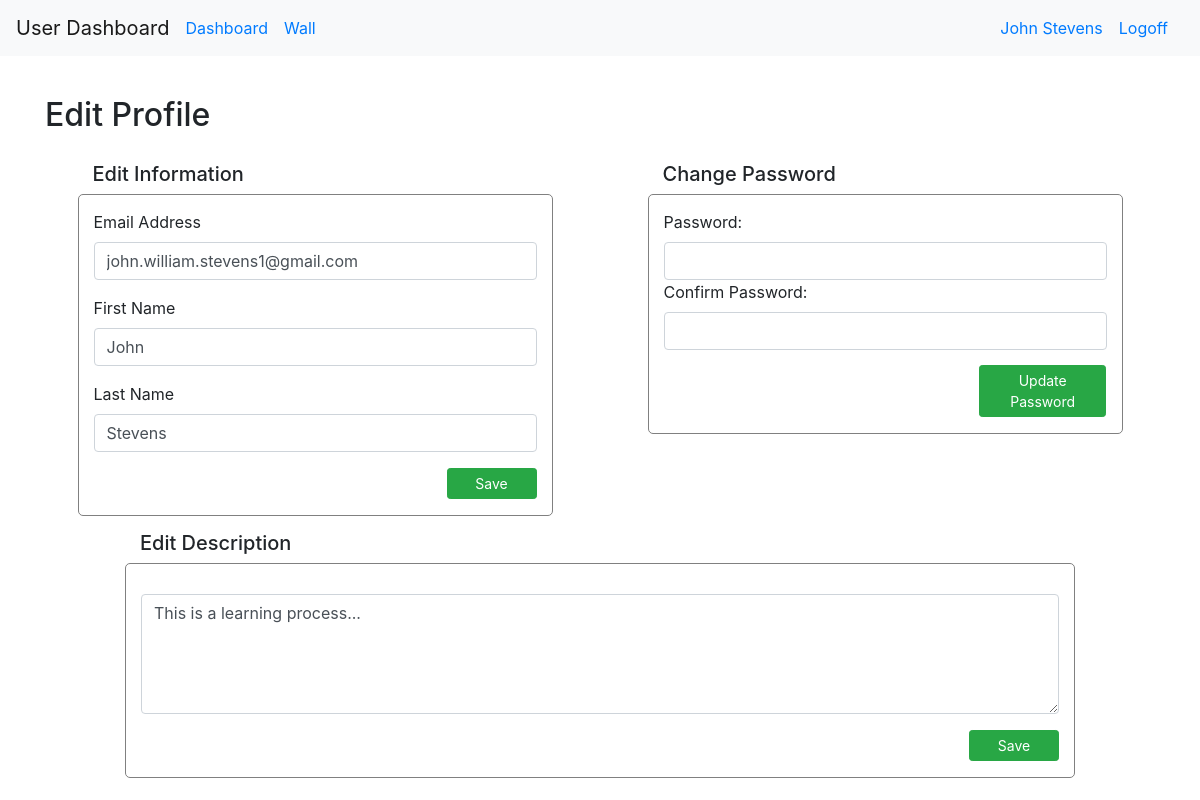
The page /dashboard/profile (signed in) on the database its author committed.
### login_and_registration_app/models.py (models this page shows)
class User(models.Model):
    first_name = models.CharField(max_length=255)
    last_name = models.CharField(max_length=255)
    email = models.CharField(max_length=255)
    level = models.IntegerField(default=1)
    description = models.TextField(null=True)
    password = models.CharField(max_length=45)
    created_at = models.DateTimeField(auto_now_add=True)
    updated_at = models.DateTimeField(auto_now=True)
    objects = UserManager()

### dashboard_app/views.py (the view)
# urls.py: path("/profile", views.load_profile),
def load_profile(request, errors=None):
    user = logged_user(request)
    context = {
        "user": user,
        "profile": user,
        "errors": errors,
    }
    print(errors)
    return render(request, "profile.html", context)

### dashboard_app/views.py (called while the page is built)
def logged_user(request):
    return User.objects.filter(id=request.session["user_id"])[0]

### dashboard_app/templates/profile.html (shortened to what this page needs)
<!doctype html>
<html lang="en">
  <head>
    {% load static %}
    <link rel="stylesheet" type="text/css" href="{% static 'bootstrap.css' %}">
  </head>
  <body>
    <nav class="navbar navbar-expand-md navbar-light bg-light">
      <a class="navbar-brand" href="/">User Dashboard</a>
      <div class="collapse navbar-collapse" id="navbarSupportedContent">
        <a class="navbar-nav mr-sm-0 nav-link" href="/dashboard">Dashboard</a>
        <a class="navbar-nav mr-auto nav-link" href="/message_board/{{user.id}}">Wall</a>
      {% if request.session.user_id == None %}
        <a class="navbar-nav mr-sm-0 nav-link" href="/signin">Signin</a>
      {% else %}
      {% if user.level == 9%}
      <a class="navbar-nav mr-sm-0 nav-link" href="/dashboard/profile">{{user.first_name}} {{user.last_name}} (admin)</a>
      {% else %}
      <a class="navbar-nav mr-sm-0 nav-link" href="/dashboard/profile">{{user.first_name}} {{user.last_name}}</a>
      {% endif %}
      <a class="navbar-nav mr-sm-0 nav-link" href="/logoff">Logoff</a>
      {% endif %}
      </div>
    </nav>
    <div class="container">
      <div class="row top_row">
        <div class="col-6 col-md-8">
      {% if user.level != 9%}
          <h2>Edit Profile</h2>
        </div>
      {% endif %}
      </div>
      <div class="row">
        <div class="col-6">
          <div class="row">
            <div class="col-10 offset-1">
              <h5>Edit Information</h5>
            </div>
          </div>
          <div class="row">
            <div class="col-10 offset-1 content">
              <form action="/dashboard/update/{{profile.id}}" method="post">
                <div class="form-group">
                  <label>Email Address</label>
                  <input type="text" class="form-control" name="email" value={{profile.email}}>
                </div>
                <div class="form-group">
                  <label>First Name</label>
                  <input type="text" class="form-control" name="first_name" value={{profile.first_name}}>
                </div>
                <div class="form-group">
                  <label>Last Name</label>
                  <input type="text" class="form-control" name="last_name" value={{profile.last_name}}>
                </div>
                <div class="form-group text-right">
                  <button class="btn btn-success btn-sm">Save</button>
                </div>
              </form>
            </div>
          </div>
        </div>
        <div class="col-6">
          <div class="row">
            <div class="col-10 offset-1">
              <h5>Change Password</h5>
            </div>
          </div>
          <div class="row">
            <div class="col-10 offset-1 content">
              <form action="/dashboard/update/{{profile.id}}" method="post">
                <div class="from-group">
                  <label>Password:</label>
                  <input type="text" class="form-control" name="password">
                </div>
                <div class="from-group">
                  <label>Confirm Password:</label>
                  <input type="text" class="form-control" name="pw_confirm">
                </div>
                <div class="form-group row">
                  <div class="col-10 offset-2 col-sm-9 offset-sm-3 col-md-7 offset-md-5 col-lg-5 offset-lg-7 col-xl-4 offset-xl-8 text-right">
                    <button class="btn btn-success btn-sm btn-block" id="update_button">Update Password</button>
                  </div>
                </div>
              </form>
            </div>
          </div>
        </div>
      </div>
      {% if profile.id == user.id %}
      <div class="row bottom_row">
        <div class="col-12">
          <div class="row">
            <div class="col-10 offset-1">
              <h5>Edit Description</h5>
            </div>
          </div>
          <div class="row">
            <div class="col-10 offset-1 content">
              <form action="/dashboard/update/{{profile.id}}" method="post">
                <div class="form-group">
                  <textarea class="form-control" name="description">{{profile.description}}</textarea>
                </div>
                <div class="form-group text-right">
                  <button class="btn btn-success btn-sm">Save</button>
                </div>
              </form>
            </div>
          </div>
        </div>
      </div>
      {% endif %}
    </div>
  </body>
</html>

### dashboard_app/templates/profile.html (style rules this page uses)
.top_row { margin-top: 40px; margin-bottom: 20px; }
button { width: 90px; }
#update_button { margin-top: 15px; }
.content { padding-top: 15px; border: 1px solid grey; border-radius: 5px; }
.bottom_row { margin-top: 15px; }
textarea { margin-top: 15px; min-height: 120px; max-height: 150px; overflow: auto; }

### rows shown on the page
User: first_name "John", last_name "Stevens", email "john.william.stevens1@gmail.com", description "This is a learning process..."
